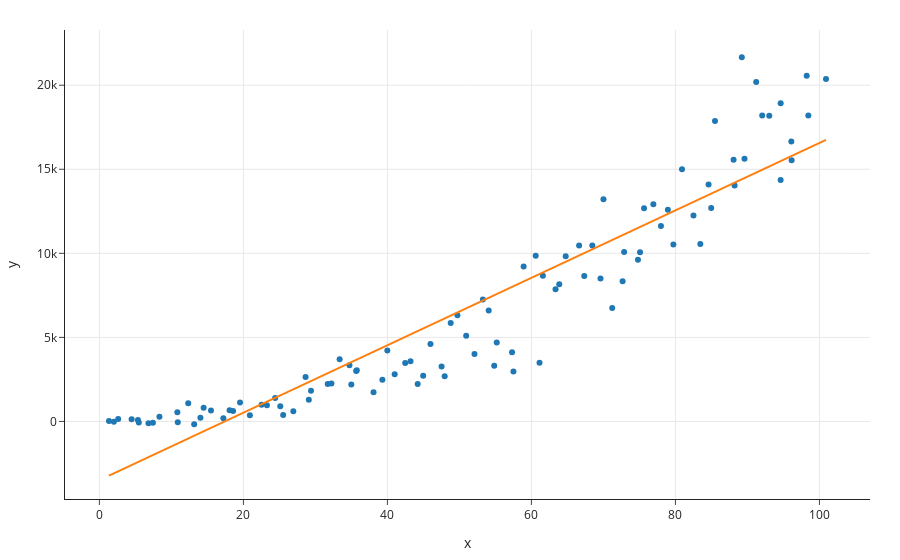

This figure's notebook cell:
### Markdown cell above
### Example 1

Run the cell below to generate a scatter plot.

### Code cell
# By setting a seed, we guarantee that we will see the same results each time we run this cell.
np.random.seed(23)

# Generates a random scatter plot
x = np.arange(1, 101) + np.random.normal(0, 0.5, 100)
y = 2 * ((x + np.random.normal(0, 1, 100)) ** 2) + np.abs(x) * np.random.normal(0, 30, 100)
df_1 = pd.DataFrame().assign(x=x, y=y)

px.scatter(df_1, x='x', y='y', trendline="ols", trendline_color_override="#ff7f0e")
